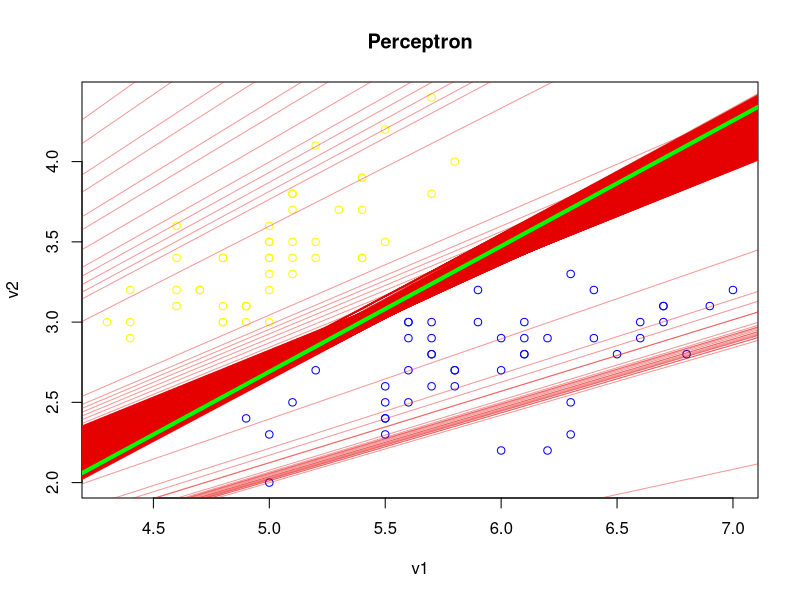
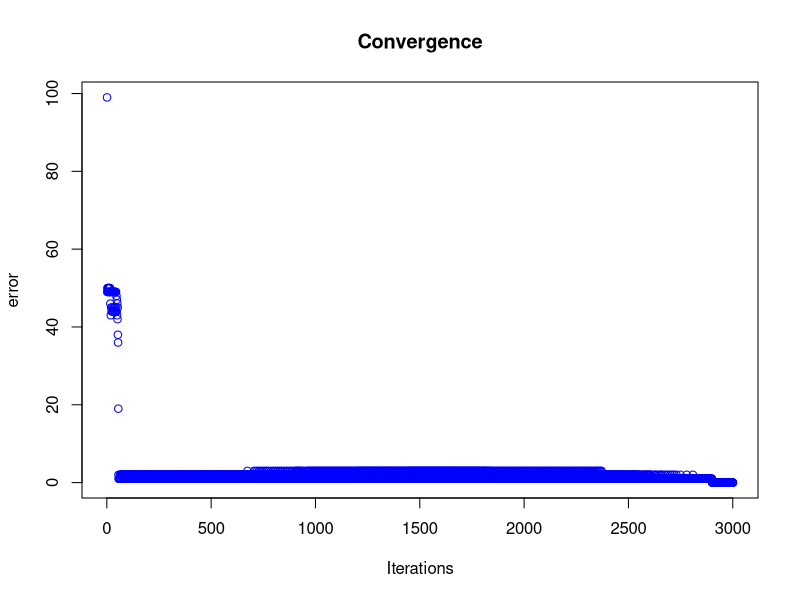

Generate these figures, in order, with R:
hingeError = function(W,X,Y) {
  misclassf = 0
  totalError = 0
  for(i in 1:nrow(X)) {
    tmp = Y[i]*(W %*% X[i,])
    if(tmp <= 0) 
      misclassf = misclassf + 1
      totalError = totalError - tmp
  }
  c(misclassf,totalError/nrow(X))
}

batch_gradient = function(W,X,Y) {
  delta = rep(0,ncol(X))
  for(i in 1:nrow(X)) {
     if(Y[i]*(W %*% X[i,]) <= 0)
       delta = delta - Y[i]* X[i,]
  }
  delta / nrow(X)
}

batch_gradient_descent = function(X,Y, learningRate, iterations) {
  W = rep(0,ncol(X))
  W_trace = W  
  error_trace = hingeError(W,X,Y)
  for(iter in 1:iterations) {
    grad = batch_gradient(W,X,Y)
    W = W - (learningRate * grad)
    error_current = hingeError(W, X, Y)
    
    W_trace = rbind(W_trace, W)
    error_trace = rbind(error_trace,error_current)
  }
  list(W_trace,error_trace)
}

display.trace = function(solution) {
  solution[[1]]
  solution[[2]]
}

plot.trace = function(X, Y, solution, iterations) {
  plot(X[,2],X[,3],col=ifelse(Y == -1,"yellow","blue"),xlab="v1",ylab="v2",main="Perceptron")
  weights = solution[[1]]
  for (i in 2:iterations) {
    W = weights[i,]
    abline(-W[1]/W[3], -W[2]/W[3], col=rgb(0.9,0,0,0.4))
  }
  abline(-W[1]/W[3], -W[2]/W[3], col="green", lwd=4)
  misclass = solution[[2]]
  plot(1:(iterations+1),misclass[,1],col="blue",xlab="Iterations",ylab="error",main="Convergence")
  
#   w1 = seq(-2, 4, 1)
#   w2 = seq(-2, 4, 1) 
#   err = outer(w1,w2,hingeError,weights,X,Y)
#   
#   persp3D(w1, w2, err[,1], xlab="w1", ylab="w2", zlab="error",col = ramp.col(n = 50, col = c("#FF033E", "#FFBF00", "#FF7E00", "#08E8DE", "#00FFFF", "#03C03C"), alpha = .1), border = "#808080", theta = -90, phi = 10, colkey = FALSE)
#   contour3D(b, m, z = 0, colvar = err, col = c("#FF7E00", "#FF033E"), alpha = .3, add = TRUE, colkey = FALSE)
#   points3D(solution$intercept,solution$slope , solution$error, pch = 20, col = 'red', add = TRUE)
#   

}

setwd("C:\\Users\\Thimma Reddy\\Documents\\GitHub\\datascience\\datasets")
data = read.csv("iris-train.csv", header = TRUE)
dim(data)
str(data)

X = data.frame(v0=rep(1,nrow(data)),data$v1,data$v2)
Y = data$target
X = as.matrix(X)

stepsize = 1
iterations = 3000
solution = batch_gradient_descent(X, Y, stepsize, iterations)
display.trace(solution)
plot.trace(X,Y,solution,iterations)
